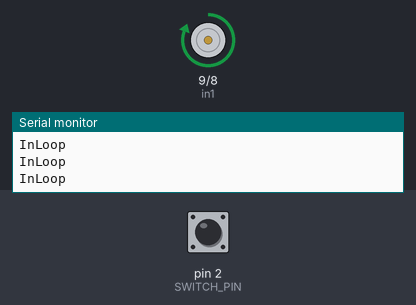
A sketch run on a simulated Arduino Uno, built with avr-gcc and run on an emulated ATmega328P. Shown: motor-driver pin pairs drawn as motors (green arrow = first pin HIGH = forward, orange = second pin HIGH = backward, longer = more drive, scaled by the enable pin), the last lines printed to the serial monitor. The inputs (shaded band) are chosen by the test bench; at power-on: pin 2 (SWITCH_PIN) LOW. The local clock reads 2024-03-15 10:24:30 at power-on unless the sketch sets it.

Above: at 0.8 s.
0.9 s: pin 2 (SWITCH_PIN) pulled HIGH for 0.15 s
At 2.0 s:
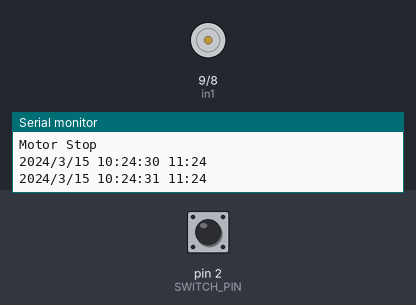
Timing chart, 0 to 3.9 s (numbered marks = the images above; inputs shaded):
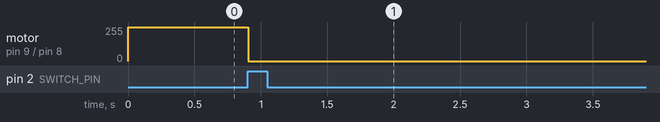

Measured:
- after the input at 0.9 s, motor on pin 9 (in1) / pin 8 (in2): forward 255/255 → stopped at once

The sketch:

RTC_MOTOR.ino
```cpp
#include <Wire.h>       //I2C library
#include <RtcDS1307.h>  //RTC library


//============================================ Object ============================================================
//RtcDS3231 rtcObject;              //Uncomment for version 1.0.1 of the rtc library
RtcDS1307<TwoWire> rtcObject(Wire); //Uncomment for version 2.0.0 of the rtc library

//============================================ Pins ==============================================================

int SWITCH_PIN = 2; // micro switch
int enA = 10; //motor
int in1 = 9;
int in2 = 8;

//============================================ Variable ==========================================================

String timeDayStart = ""; //For remember first time eggs incubator
int timeHourStart = 99;
int timeMinuteStart = 99;
int timeSecondStart = 99;

int timeTurnH = 99; //time hour and minute for turn eggs
int timeTurnM = 99;
int countDay = 0;

void setup() {
  Serial.begin(9600);

  //RTC
  rtcObject.Begin();
  RtcDateTime currentTime = rtcObject.GetDateTime();
  timeDayStart = String(String(currentTime.Day())+"/"+String(currentTime.Month())+"/"+String(currentTime.Year()));
  timeHourStart = currentTime.Hour();
  timeMinuteStart = currentTime.Minute();
  timeSecondStart = currentTime.Second();

  timeTurnH = currentTime.Hour() + 1;
  timeTurnM = currentTime.Minute();


  //Motor
  pinMode(enA, OUTPUT);
  pinMode(in1, OUTPUT);
  pinMode(in2, OUTPUT);
  analogWrite(enA, 255);
  motorSet();

  //Micro Switch
  pinMode(SWITCH_PIN,INPUT);

}
//============================================== Fouctions ================================================
void motorSet(){
  Serial.println("Fouction motor set...");//delete
  while(1){
    Serial.println("InLoop");//delete
    if(digitalRead(SWITCH_PIN) == HIGH)
    {
      digitalWrite(in1, LOW);
      digitalWrite(in2, LOW);
      Serial.println("Motor Stop");
      return;
    }
    digitalWrite(in1, HIGH);
    digitalWrite(in2, LOW);
  }
}

void motorTurn(){
  Serial.println("Fouction motor Turn...");//delete
  while(1){
    if(digitalRead(SWITCH_PIN) == HIGH){
      Serial.println("Swith == HIGH");//delete
      digitalWrite(in1,LOW);
      digitalWrite(in2, HIGH);
      delay(3800);
      digitalWrite(in1, LOW);
      digitalWrite(in2, LOW);
      Serial.println("STOP_HIGH");//delete
      return;
    }
    if(digitalRead(SWITCH_PIN) == LOW){
      Serial.println("Swith == LOW");//delete
      while(1){
        if(digitalRead(SWITCH_PIN) == HIGH){
          digitalWrite(in1, LOW);
          digitalWrite(in2, LOW);
          Serial.println("STOP_LOW");//delete
          return;
        }
        digitalWrite(in1, HIGH);
        digitalWrite(in2, LOW);
      }
    }
  }
}

void loop() {


  //RTC
  RtcDateTime currentTime = rtcObject.GetDateTime();
  //Count of day
  if(currentTime.Hour() == timeHourStart && timeMinuteStart ==  currentTime.Minute() && timeSecondStart == currentTime.Second()){
    countDay = countDay + 1;
  }
  //Turn eggs
  if(currentTime.Hour() == timeTurnH && currentTime.Minute() == timeTurnM && countDay <= 18){
    Serial.println("Time Turn Motor ..."); //delete
    motorTurn();
    timeTurnH = timeTurnH + 1;
  }

  char str[20];
  sprintf(str, "%d/%d/%d %d:%d:%d",     //%d allows to print an integer to the string
          currentTime.Year(),   //get year method
          currentTime.Month(),  //get month method
          currentTime.Day(),    //get day method
          currentTime.Hour(),   //get hour method
          currentTime.Minute(), //get minute method
          currentTime.Second()  //get second method
         );

  Serial.print(str); //print the string to the serial port
  Serial.print(" ");
  Serial.print(timeTurnH);
  Serial.print(":");
  Serial.println(timeTurnM);
  delay(1000);

}
```
